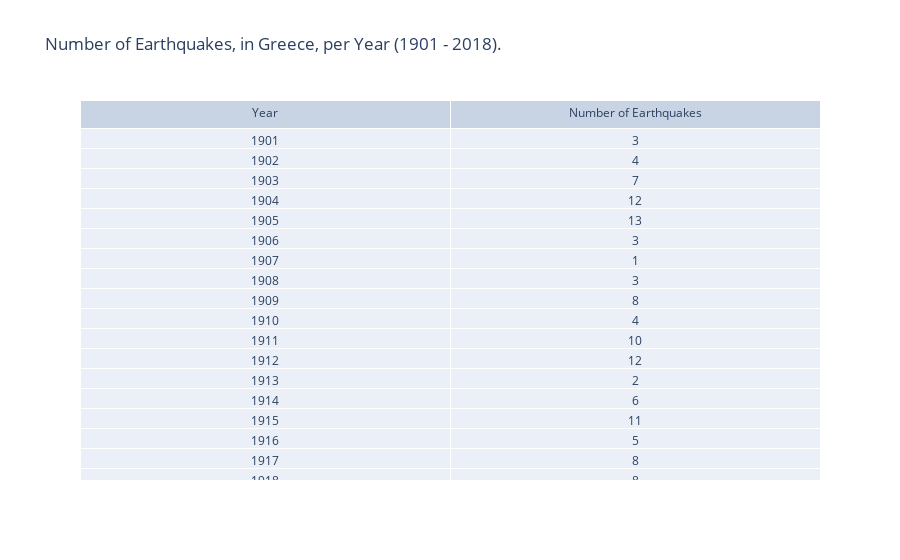

Notebook code for this chart:
### Code cell
init_notebook_mode(connected = True)
cf.go_offline()
fig = go.Figure(data=[go.Table(header=dict(values=['Year', 'Number of Earthquakes']),
                 cells=dict(values=[annual_nbr.index, annual_nbr]))
                     ])
fig.update_layout(
    title="Number of Earthquakes, in Greece, per Year (1901 - 2018).")
fig.show()

### Figure 1 — Plotly figure (JSON) as saved in the notebook; plotly's stock layout.template omitted (floating-point values rounded to 4 significant figures; data arrays with more than 128 entries replaced by an {"elided": "..."} marker saying what was removed)
{"data": [{"cells": {"values": {"elided": "2x117 int values"}}, "header": {"values": ["Year", "Number of Earthquakes"]}, "type": "table"}], "layout": {"title": {"text": "Number of Earthquakes, in Greece, per Year (1901 - 2018)."}, "autosize": true}}
